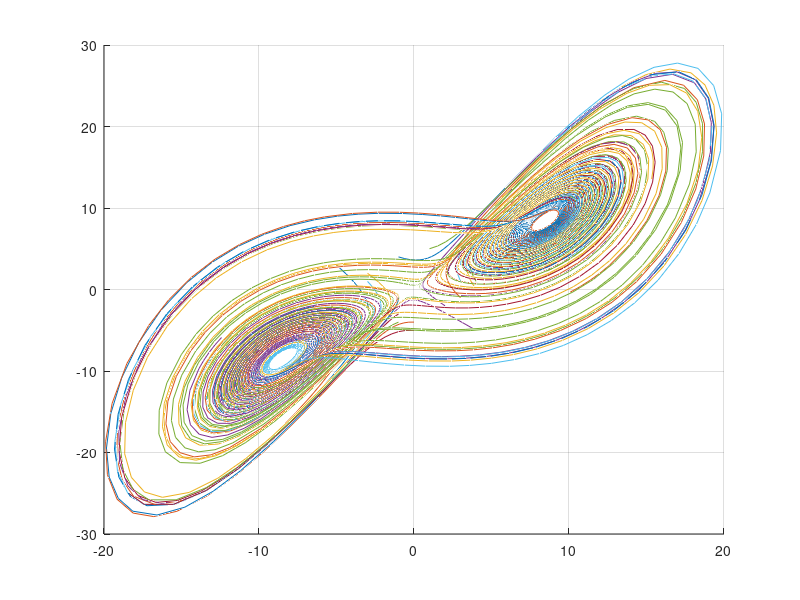

This figure's MATLAB source:
clear all
close all
clc

%%

function xd = myode(t,x)

xd = zeros(3,1);
xd(1,:) = 10*(x(2)-x(1));
xd(2,:) = x(1)*(28-x(3))-x(2);
xd(3,:) = x(1)*x(2) - 2.6667*x(3);
end

figure
grid on
hold on
for i=1:20
    x0 = [randi([-5,5]),randi([-5,5]),randi([0,5])];
    [t, x] = ode45(@myode, [0 10], x0);
    plot3(x(:,1),x(:,2),x(:,3));
end
